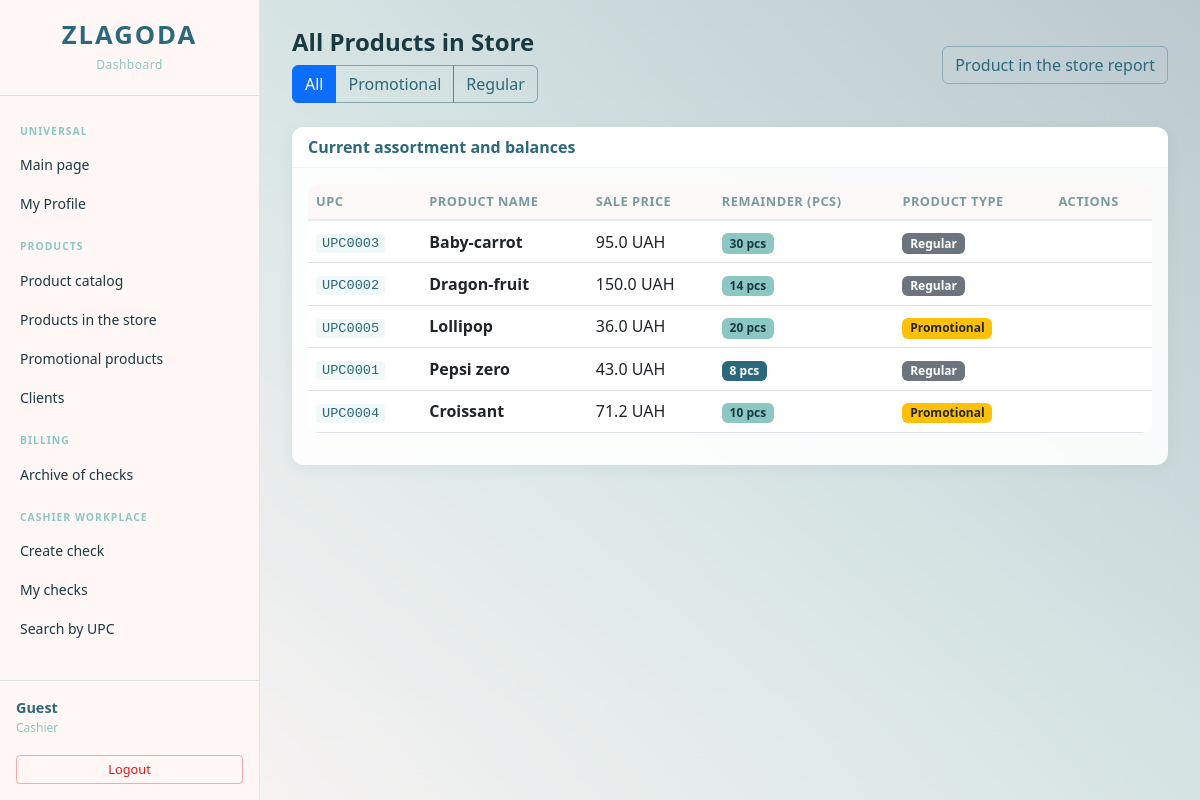
Before: /store_product/ (signed in) with the older database file.
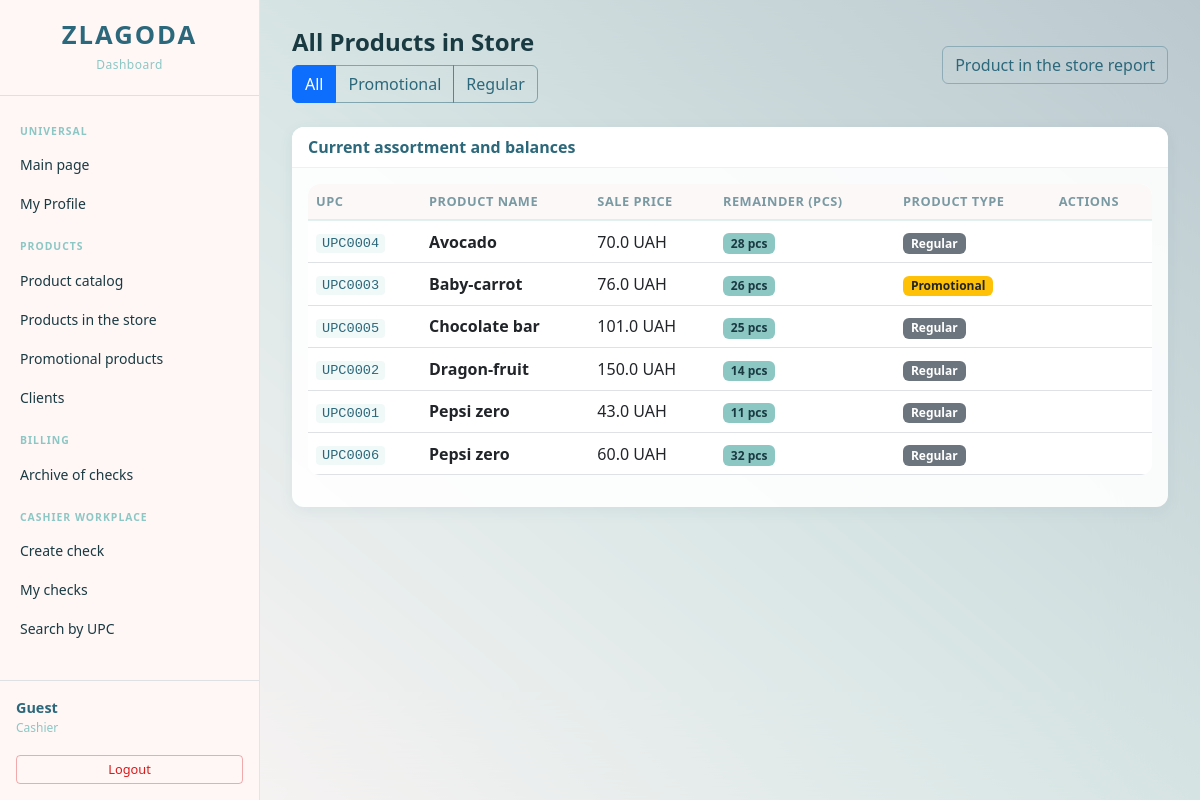
After: the same page with the newer database file.
### tables this page shows
CREATE TABLE Store_Product(
        UPC TEXT PRIMARY KEY,
        UPC_prom TEXT,
        id_product INTEGER NOT NULL,
        selling_price REAL NOT NULL CHECK(selling_price >= 0),
        products_number INTEGER NOT NULL CHECK(products_number >= 0),
        promotional_product INTEGER NOT NULL CHECK(promotional_product IN (0, 1)),
        FOREIGN KEY (UPC_prom) REFERENCES Store_Product(UPC)
            ON UPDATE CASCADE ON DELETE SET NULL,
        FOREIGN KEY (id_product) REFERENCES Product(id_product)
            ON UPDATE CASCADE ON DELETE NO ACTION
    );

CREATE TABLE Product(
        id_product INTEGER PRIMARY KEY,
        category_number INTEGER NOT NULL,
        product_name TEXT NOT NULL, 
        characteristics TEXT,
        FOREIGN KEY (category_number) REFERENCES Category(category_number)
            ON UPDATE CASCADE ON DELETE NO ACTION
    );

### backend/storeProduct.py (the view)
@store_product_bp.route('/')
@login_required
@roles_required('Manager', 'Cashier')
def list_store_products():
    promo_filter = request.args.get('promo', '').strip()
    sort_by = request.args.get('sort', 'name')
    if promo_filter == '1':
        page_title = "Promotional Products in Store"
    elif promo_filter == '0':
        page_title = "Regular Products in Store"
    else:
        page_title = "All Products in Store"
    sort_map = {
        'name': 'p.product_name',
        'quantity': 'sp.products_number'
    }
    order = sort_map.get(sort_by, 'p.product_name')
    query = f'''
        SELECT sp.UPC, sp.UPC_prom, p.product_name, p.characteristics,
               sp.selling_price, sp.products_number, sp.promotional_product
        FROM Store_Product sp
        JOIN Product p ON sp.id_product = p.id_product
        WHERE 1=1
    '''
    params = []
    if promo_filter in ('0', '1'):
        query += ' AND sp.promotional_product = ?'
        params.append(int(promo_filter))
    query += f' ORDER BY {order}'
    conn = get_db_connection()
    store_products = conn.execute(query, params).fetchall()
    conn.close()
    return render_template('store_product/list.html',
                           store_products=store_products,
                           promo_filter=promo_filter,
                           sort_by=sort_by,
                           page_title=page_title)

### app.py (called while the page is built)
@app.context_processor
def inject_today():
    return {'today': date.today().strftime('%Y-%m-%d')}

### backend/initdb.py (called while the page is built)
def get_db_connection():
    conn = sqlite3.connect(DB_PATH)
    conn.row_factory = sqlite3.Row
    conn.execute("PRAGMA foreign_keys = ON;")
    return conn

### templates/store_product/list.html (shortened to what this page needs)
{% extends 'base.html' %}
{% block content %}
<div class="d-flex justify-content-between align-items-center mb-4">
    <div>
        <h1 class="page-title m-0">{{ page_title }}</h1>
        <div class="btn-group mt-2" role="group">
            <a href="{{ url_for('store_product.list_store_products') }}"
               class="btn btn-outline-primary {% if not promo_filter %}active{% endif %}">All</a>
            <a href="{{ url_for('store_product.list_store_products', promo='1') }}"
               class="btn btn-outline-primary {% if promo_filter == '1' %}active{% endif %}">Promotional</a>
            <a href="{{ url_for('store_product.list_store_products', promo='0') }}"
               class="btn btn-outline-primary {% if promo_filter == '0' %}active{% endif %}">Regular</a>
        </div>
    </div>
    <div class="d-flex gap-2">
        <a href="{{ url_for('analytics.print_report', report_type='products') }}" target="_blank" class="btn btn-outline-secondary">
            Product in the store report
        </a>
    </div>
</div>
<div class="card">
    <div class="card-header">Current assortment and balances</div>
    <div class="card-body">
        <div class="table-responsive">
            <table class="table table-hover align-middle">
                <thead>
                    <tr>
                        <th>UPC</th>
                        <th>Product name</th>
                        <th>Sale price</th>
                        <th>Remainder (pcs)</th>
                        <th>Product type</th>
                        <th>Actions</th> </tr>
                </thead>
                <tbody>
                    {% for sp in store_products %}
                    <tr>
                        <td><code>{{ sp.UPC }}</code></td>
                        <td><strong>{{ sp.product_name }}</strong></td>
                        <td>{{ sp.selling_price }} UAH</td>
                        <td>
                            {% if sp.products_number < 10 %}
                            <span class="badge bg-danger">{{ sp.products_number }} pcs</span>
                            {% else %}
                            <span class="badge bg-success">{{ sp.products_number }} pcs</span>
                            {% endif %}
                        </td>
                        <td>
                            {% if sp.promotional_product == 1 %}
                            <span class="badge bg-warning text-dark">Promotional</span>
                            {% else %}
                            <span class="badge bg-secondary">Regular</span>
                            {% endif %}
                        </td>
                        <td>
                        </td>
                    </tr>
                    {% else %}
                    <tr>
                        <td colspan="6" class="text-center text-muted py-4">The store shelves are empty</td>
                    </tr>
                    {% endfor %}
                </tbody>
            </table>
        </div>
    </div>
</div>
{% endblock %}

Changed rows visible on the page:
changed Store_Product "UPC0004": product_name "Сroissant" → "Avocado"; selling_price "71.2" → "70.0"; products_number "10" → "28"; promotional_product "Promotional" → "Regular"; moves up the list
changed Store_Product "UPC0003": selling_price "95.0" → "76.0"; products_number "30" → "26"; promotional_product "Regular" → "Promotional"
changed Store_Product "UPC0005": product_name "Lollipop" → "Chocolate bar"; selling_price "36.0" → "101.0"; products_number "20" → "25"; promotional_product "Promotional" → "Regular"; moves down the list
changed Store_Product "UPC0001": products_number "8" → "11"
added Store_Product: UPC "UPC0006", product_name "Pepsi zero", selling_price "60.0", products_number "32", promotional_product "Regular"
